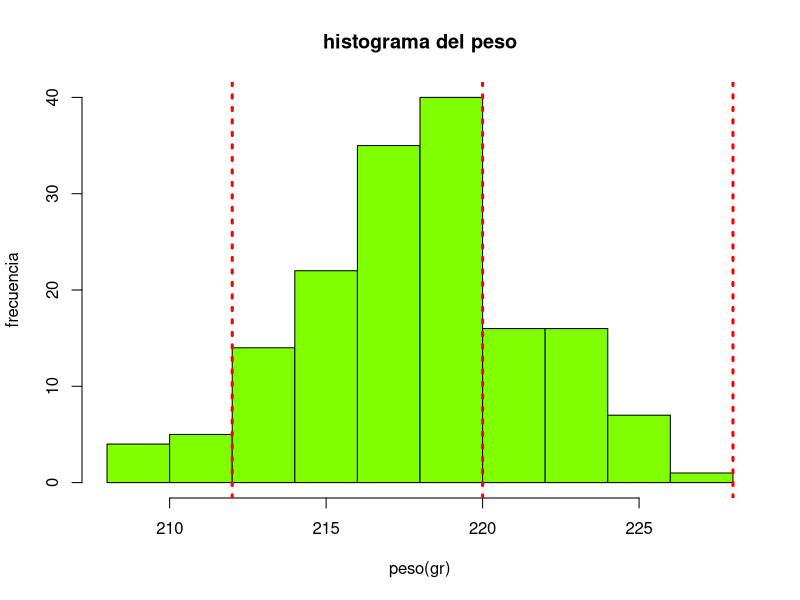
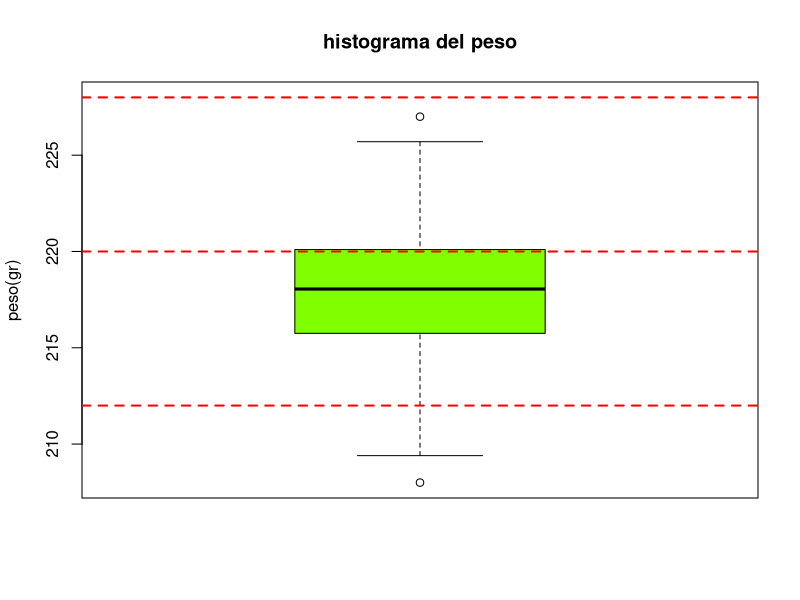
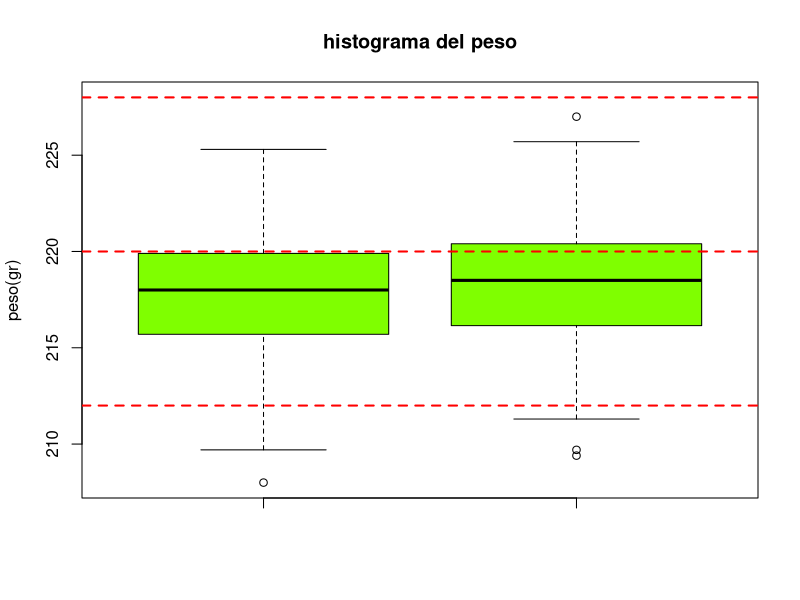
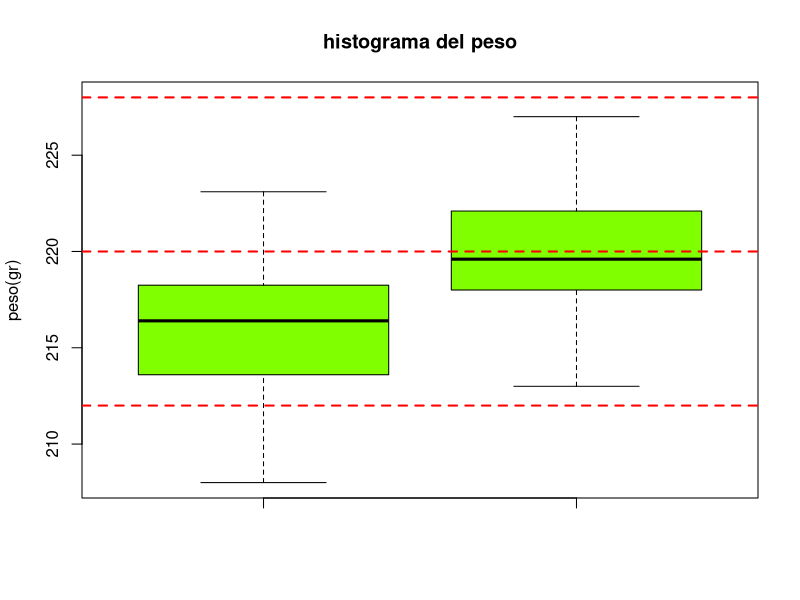
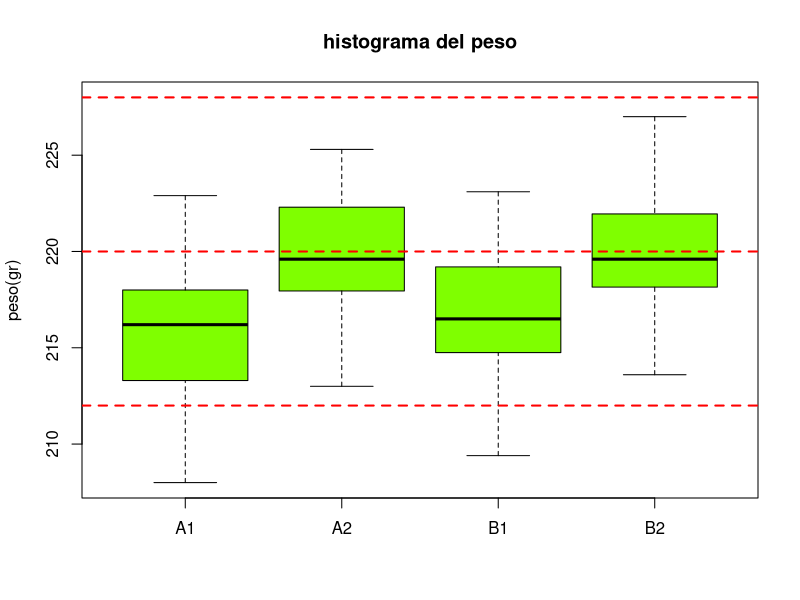

Generate these figures, in order, with R:
#------------------------------------------------------#
#-- Universidad del Valle: Escuela de Estadistica    --#
#-- Taller1                                          --# 
#-- Asignatura: Probabilidad y Estadística           --#
#-- Profesores: Ivan Mauricio Bermudez               --#
#-- Profesores: Ivan Mauricio Bermudez               --# 
#-- Profesores: Ivan Mauricio Bermudez               --# 
#------------------------------------------------------#
#y es la variable respuesta, y x es la variable explicativa
#relaciones lineales,
#### 0. Establecer el directorio de trabajo ####


#### 1. Lectura de datos ####

datos <- read.table("data_embutidos.txt", header=TRUE, dec=".")

names(datos) #nombres de las variables en la BD.
str(datos)  #Indica el tipo de variable
head(datos) #Muestra las primeras lineas de la BD.

#### 2. Crear histograma ####

hist(datos$peso,
     main=paste("histograma del peso"),
     xlab="peso(gr)",
     ylab="frecuencia",
     xlim=c(208,228),
     col="#7FFF00")
#esto sobrepone lineas
#esta funcion siempre va despues del grafico
abline(v=c(212,220,228),lty=c(3,3,3),lwd=c(3,3,3),col="red")


#### 2.b. Crear Boxplot ####
#boxplot(datos$peso) #generico
#no hay medidad de frecuencia asi que omitimos xlab
boxplot(datos$peso,
        main="histograma del peso",
        ylab="peso(gr)",
        ylim=c(208,228),
        col="#7FFF00")
abline(h=c(212,220,228),lty=2,lwd=2,col="red")



#### 3. tratando de encontrar porque esta fallando esto ####
#trataremos las 4 combinaciones de de maquina con operador.
#operador 1 y maquina 1
#operador 1 y mauqina 2
#operador 2 y mauqina 1
#operador 2 y mauqina 2

##### 3.a. revisando si alguno de los operadores es responsable #####
#datosOperadorA<-which(datos$operario == 'A')
#datosOperadorB<-which(datos$operario == 'B')

datosOperadorA<-datos[datos$operario == 'A',]
datosOperadorB<-datos[datos$operario == 'B',]

boxplot(datosOperadorA$peso,datosOperadorB$peso,
        main="histograma del peso",
        ylab="peso(gr)",
        ylim=c(208,228),
        col="#7FFF00")
abline(h=c(212,220,228),lty=2,lwd=2,col="red")



##### 3.b. revisando si alguno de las maquinas es responsable #####
datosMaquina1<-datos[datos$maquina == 1,]
datosMaquina2<-datos[datos$maquina == 2,]
boxplot(datosMaquina1$peso,datosMaquina2$peso,
        main="histograma del peso",
        ylab="peso(gr)",
        ylim=c(208,228),
        col="#7FFF00")
abline(h=c(212,220,228),lty=2,lwd=2,col="red")
#basado en este boxplot voy a asumir que la maquina 1 es responsable
#por las dificultades


datosA1 <- datos[(datos$operario == 'A')& (datos$maquina == 1),]
datosA2 <- datos[(datos$operario == 'A')& (datos$maquina == 2),]
datosB1 <- datos[(datos$operario == 'B')& (datos$maquina == 1),]
datosB2 <- datos[(datos$operario == 'B')& (datos$maquina == 2),]
boxplot(datosA1$peso,datosA2$peso,datosB1$peso,datosB2$peso,
        names=c("A1","A2","B1","B2"),
        main="histograma del peso",
        ylab="peso(gr)",
        ylim=c(208,228),
        col="#7FFF00")
abline(h=c(212,220,228),lty=2,lwd=2,col="red")
#habiendo hecho las 4 combinaciones de maquinas y operadores, concluyo que
#los resultados permanecen mas centrados cuando usamos la maquina 2
